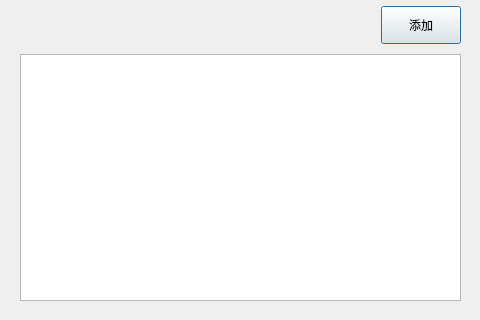
<?xml version="1.0" encoding="UTF-8"?>
<ui version="4.0">
 <class>signer_dialog</class>
 <widget class="QDialog" name="signer_dialog">
  <property name="geometry">
   <rect>
    <x>0</x>
    <y>0</y>
    <width>480</width>
    <height>320</height>
   </rect>
  </property>
  <property name="windowTitle">
   <string>Dialog</string>
  </property>
  <widget class="QWidget" name="verticalLayoutWidget">
   <property name="geometry">
    <rect>
     <x>0</x>
     <y>0</y>
     <width>481</width>
     <height>321</height>
    </rect>
   </property>
   <layout class="QVBoxLayout" name="verticalLayout" stretch="3,17">
    <property name="spacing">
     <number>0</number>
    </property>
    <property name="leftMargin">
     <number>0</number>
    </property>
    <property name="topMargin">
     <number>0</number>
    </property>
    <property name="rightMargin">
     <number>0</number>
    </property>
    <property name="bottomMargin">
     <number>0</number>
    </property>
    <item>
     <layout class="QVBoxLayout" name="signer_dialog_title_bar">
      <property name="spacing">
       <number>0</number>
      </property>
     </layout>
    </item>
    <item>
     <layout class="QVBoxLayout" name="verticalLayout_3" stretch="2,13">
      <property name="spacing">
       <number>10</number>
      </property>
      <property name="leftMargin">
       <number>20</number>
      </property>
      <property name="topMargin">
       <number>6</number>
      </property>
      <property name="rightMargin">
       <number>20</number>
      </property>
      <property name="bottomMargin">
       <number>20</number>
      </property>
      <item>
       <layout class="QHBoxLayout" name="horizontalLayout">
        <item>
         <spacer name="horizontalSpacer">
          <property name="orientation">
           <enum>Qt::Horizontal</enum>
          </property>
          <property name="sizeHint" stdset="0">
           <size>
            <width>40</width>
            <height>20</height>
           </size>
          </property>
         </spacer>
        </item>
        <item>
         <widget class="QPushButton" name="add_keystore_btn">
          <property name="sizePolicy">
           <sizepolicy hsizetype="Preferred" vsizetype="Preferred">
            <horstretch>0</horstretch>
            <verstretch>0</verstretch>
           </sizepolicy>
          </property>
          <property name="text">
           <string>添加</string>
          </property>
         </widget>
        </item>
       </layout>
      </item>
      <item>
       <widget class="QListWidget" name="keystore_list"/>
      </item>
     </layout>
    </item>
   </layout>
  </widget>
 </widget>
 <resources/>
 <connections/>
</ui>
